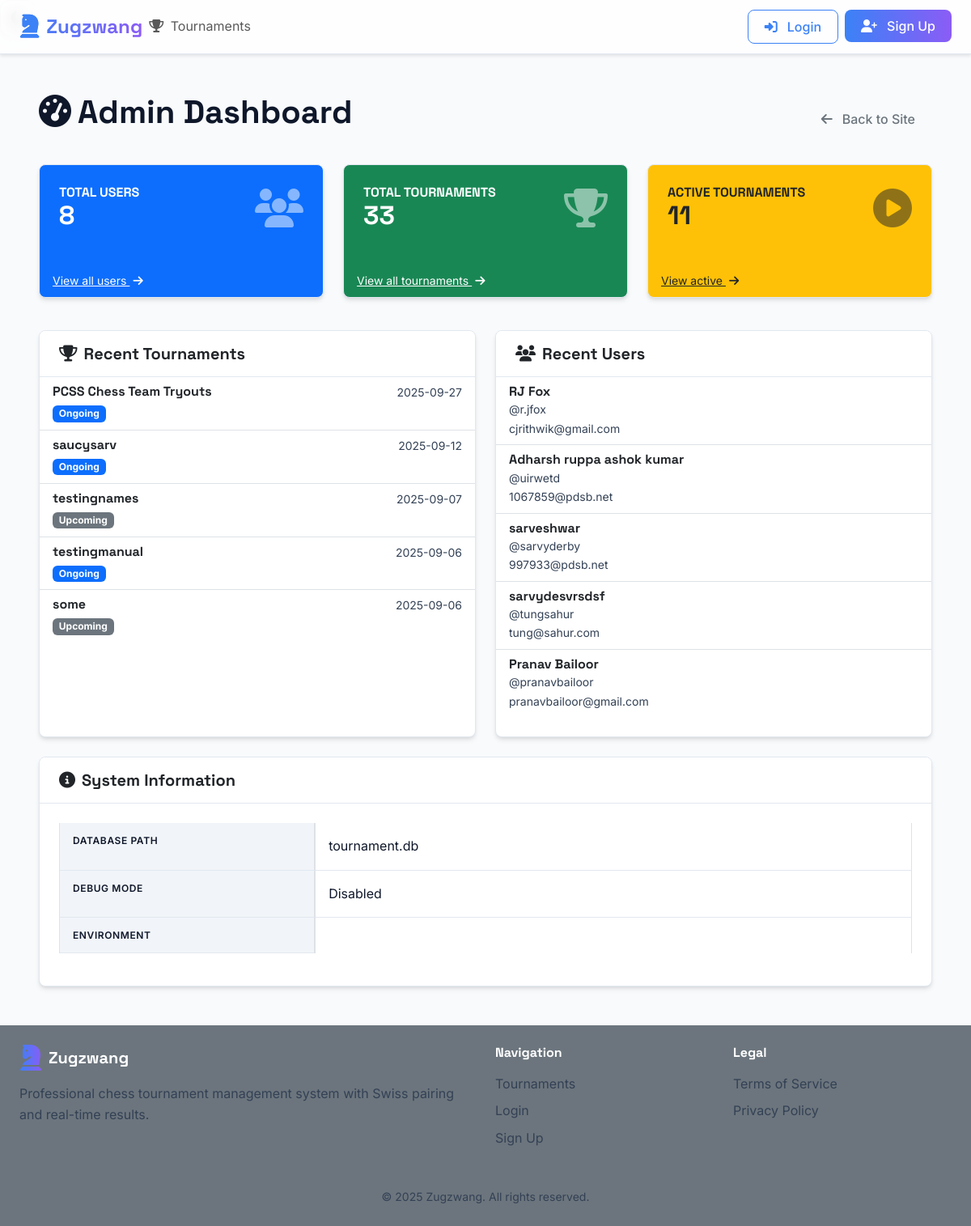
Screenshot of /admin/admin/dashboard with the database file from the repository.
### tables this page shows
CREATE TABLE tournaments (
            id INTEGER PRIMARY KEY AUTOINCREMENT,
            name TEXT NOT NULL,
            location TEXT,
            start_date TEXT NOT NULL,
            end_date TEXT NOT NULL,
            rounds INTEGER DEFAULT 5,
            time_control TEXT,
            status TEXT DEFAULT 'upcoming',
            created_at TEXT NOT NULL,
            creator_id INTEGER NOT NULL,
            description TEXT,
            prize_winners INTEGER DEFAULT 0
        , share_token TEXT, win_points REAL DEFAULT 1.0, draw_points REAL DEFAULT 0.5, loss_points REAL DEFAULT 0.0, bye_points REAL DEFAULT 1.0, comments TEXT DEFAULT '');

### admin_routes.py (the view)
@admin_bp.route('/admin/dashboard')
def dashboard():
    total_users = 0
    recent_users = []
    total_tournaments = 0
    active_tournaments = 0
    recent_tournaments = []
    try:
        current_app.logger.info("Fetching users data...")
        try:
            from sql import SQL
            db = SQL("sqlite:///users.db")
            print(db.execute("SELECT * FROM users"))
            result = db.execute("SELECT COUNT(*) as count FROM users")
            total_users = result[0]['count'] if result else 0
            current_app.logger.info(f"Found {total_users} total users")
            recent_users = db.execute('''
                SELECT id, username, name, emailAddress as email
                FROM users
                ORDER BY id DESC
                LIMIT 5
            ''')
            current_app.logger.info(f"Fetched {len(recent_users)} recent users")
        except Exception as e:
            current_app.logger.error(f"Error fetching users: {str(e)}")
            flash('Error loading user data', 'danger')
        current_app.logger.info("Fetching tournaments data...")
        try:
            from sql import SQL
            db = SQL("sqlite:///tournament.db")
            result = db.execute("SELECT COUNT(*) as count FROM tournaments")
            total_tournaments = result[0]['count'] if result else 0
            current_app.logger.info(f"Found {total_tournaments} total tournaments")
            result = db.execute("""
                SELECT COUNT(*) as count
                FROM tournaments
                WHERE status = 'ongoing' OR status = 'in_progress' OR status = 'In Progress'
            """)
            active_tournaments = result[0]['count'] if result else 0
            current_app.logger.info(f"Found {active_tournaments} active tournaments")
            recent_tournaments = db.execute("""
                SELECT id, name, created_at, status
                FROM tournaments
                ORDER BY created_at DESC
                LIMIT 5
            """)
            current_app.logger.info(f"Fetched {len(recent_tournaments)} recent tournaments")
        except Exception as e:
            current_app.logger.error(f"Error fetching tournaments: {str(e)}")
            flash('Error loading tournament data', 'danger')
    except Exception as e:
        current_app.logger.error(f"Error in dashboard: {str(e)}")
        flash('Error loading dashboard data', 'danger')
        return redirect(url_for('index'))
    return render_template('admin/dashboard.html',
                         total_users=total_users,
                         total_tournaments=total_tournaments,
                         active_tournaments=active_tournaments,
                         recent_tournaments=recent_tournaments,
                         recent_users=recent_users)

### admin_share_routes.py (called while the page is built)
@bp.app_context_processor
def inject_share_link_decorator():
    return dict(share_link_required=share_link_required)

### app.py (called while the page is built)
@app.context_processor
def inject_csrf_token():
    return {'csrf_token': generate_csrf}

@app.context_processor
def inject_routes():
    def has_route(route_name):
        return route_name in [str(rule.endpoint) for rule in app.url_map.iter_rules()]
    return dict(has_route=has_route)

### sql.py (called while the page is built)
def _enable_logging(f):
    import logging
    import functools
    import os
    @functools.wraps(f)
    def decorator(*args, **kwargs):
        try:
            import flask
        except ModuleNotFoundError:
            return f(*args, **kwargs)
        disabled = logging.getLogger("cs50").disabled
        if flask.current_app and os.getenv("FLASK_ENV") == "development":
            logging.getLogger("cs50").disabled = False
        try:
            return f(*args, **kwargs)
        finally:
            logging.getLogger("cs50").disabled = disabled
    return decorator

    def __del__(self):
        self._disconnect()

    def _disconnect(self):
        if hasattr(_data, self._name()):
            getattr(_data, self._name()).close()
            delattr(_data, self._name())

    def _name(self):
        return str(hash(self))

        def connect(dbapi_connection, connection_record):
            try:
                if isinstance(
                    dbapi_connection, sqlite3.Connection
                ):  # If back end is sqlite
                    cursor = dbapi_connection.cursor()
                    cursor.execute("PRAGMA foreign_keys=ON")
                    cursor.close()
            except:
                pass

### tournament_routes.py (called while the page is built)
@tournament_bp.teardown_app_request
def teardown_db(exception=None):
    db = g.pop('db', None)
    if db is not None:
        db.close()

### templates/admin/dashboard.html (shortened to what this page needs)
{% extends "base.html" %}
{% block content %}
<div class="container mt-4">
    <div class="d-flex justify-content-between align-items-center mb-4">
        <h1><i class="fas fa-tachometer-alt me-2"></i>Admin Dashboard</h1>
        <div>
            <a href="{{ url_for('index') }}" class="btn btn-outline-secondary">
                <i class="fas fa-arrow-left me-1"></i> Back to Site
            </a>
        </div>
    </div>
    <div class="row mb-4">
        <div class="col-md-4 mb-3">
            <div class="card bg-primary text-white h-100">
                <div class="card-body">
                    <div class="d-flex justify-content-between align-items-center">
                        <div>
                            <h6 class="text-uppercase mb-0">Total Users</h6>
                            <h2 class="mb-0">{{ total_users }}</h2>
                        </div>
                        <i class="fas fa-users fa-3x opacity-50"></i>
                    </div>
                </div>
                <div class="card-footer bg-transparent border-0 pt-0">
                    <a href="#" class="text-white small" data-bs-toggle="modal" data-bs-target="#allUsersModal">View all users <i class="fas fa-arrow-right ms-1"></i></a>
                </div>
            </div>
        </div>
        <div class="col-md-4 mb-3">
            <div class="card bg-success text-white h-100">
                <div class="card-body">
                    <div class="d-flex justify-content-between align-items-center">
                        <div>
                            <h6 class="text-uppercase mb-0">Total Tournaments</h6>
                            <h2 class="mb-0">{{ total_tournaments }}</h2>
                        </div>
                        <i class="fas fa-trophy fa-3x opacity-50"></i>
                    </div>
                </div>
                <div class="card-footer bg-transparent border-0 pt-0">
                    <a href="#" class="text-white small" data-bs-toggle="modal" data-bs-target="#allTournamentsModal">View all tournaments <i class="fas fa-arrow-right ms-1"></i></a>
                </div>
            </div>
        </div>
        <div class="col-md-4 mb-3">
            <div class="card bg-warning text-dark h-100">
                <div class="card-body">
                    <div class="d-flex justify-content-between align-items-center">
                        <div>
                            <h6 class="text-uppercase mb-0">Active Tournaments</h6>
                            <h2 class="mb-0">{{ active_tournaments }}</h2>
                        </div>
                        <i class="fas fa-play-circle fa-3x opacity-50"></i>
                    </div>
                </div>
                <div class="card-footer bg-transparent border-0 pt-0">
                    <a href="#" class="text-dark small" data-bs-toggle="modal" data-bs-target="#activeTournamentsModal">View active <i class="fas fa-arrow-right ms-1"></i></a>
                </div>
            </div>
        </div>
    </div>
    <div class="row">
        <div class="col-md-6 mb-4">
            <div class="card h-100">
                <div class="card-header bg-white d-flex justify-content-between align-items-center">
                    <h5 class="mb-0"><i class="fas fa-trophy me-2"></i>Recent Tournaments</h5>
                </div>
                <div class="card-body p-0">
                    {% if recent_tournaments %}
                        <div class="list-group list-group-flush">
                            {% for tournament in recent_tournaments %}
                            <a href="#" class="list-group-item list-group-item-action">
                                <div class="d-flex w-100 justify-content-between">
                                    <h6 class="mb-1">{{ tournament.name if tournament.name else 'Unnamed Tournament' }}</h6>
                                    <small class="text-muted">{{ tournament.created_at.split(' ')[0] if tournament.created_at else 'N/A' }}</small>
                                </div>
                                <div>
                                    <span class="badge bg-{{ 'success' if tournament.status == 'completed' else 'primary' if tournament.status in ['ongoing', 'in_progress'] else 'secondary' }}">
                                        {{ (tournament.status if tournament.status else 'upcoming')|replace('_', ' ')|title }}
                                    </span>
                                </div>
                            </a>
                            {% endfor %}
                        </div>
                    {% else %}
                        <div class="text-center p-4">
                            <p class="text-muted mb-0">No tournaments found.</p>
                        </div>
                    {% endif %}
                </div>
            </div>
        </div>
        <div class="col-md-6 mb-4">
            <div class="card h-100">
                <div class="card-header bg-white d-flex justify-content-between align-items-center">
                    <h5 class="mb-0"><i class="fas fa-users me-2"></i>Recent Users</h5>
                </div>
                <div class="card-body p-0">
                    {% if recent_users %}
                        <div class="list-group list-group-flush">
                            {% for user in recent_users %}
                            <div class="list-group-item">
                                <div class="d-flex w-100 justify-content-between align-items-center">
                                    <div>
                                        <h6 class="mb-0">{{ user.name if user.name else user.username if user.username else 'N/A' }}</h6>
                                        <small class="text-muted">@{{ user.username if user.username else 'N/A' }}</small>
                                        {% if user.email %}
                                        <div class="text-truncate text-muted small" style="max-width: 200px;" title="{{ user.email }}">
                                            {{ user.email }}
                                        </div>
                                        {% endif %}
                                    </div>
                                </div>
                            </div>
                            {% endfor %}
                        </div>
                    {% else %}
                        <div class="text-center p-4">
                            <p class="text-muted mb-0">No users found.</p>
                        </div>
                    {% endif %}
                </div>
            </div>
        </div>
    </div>
    <div class="card">
        <div class="card-header bg-white">
            <h5 class="mb-0"><i class="fas fa-info-circle me-2"></i>System Information</h5>
        </div>
        <div class="card-body">
            <div class="table-responsive">
                <table class="table table-bordered">
                    <tbody>
                        <tr>
                            <th width="30%">Database Path</th>
                            <td>{{ config['DATABASE'] }}</td>
                        </tr>
                        <tr>
                            <th>Debug Mode</th>
                            <td>{{ 'Enabled' if config['DEBUG'] else 'Disabled' }}</td>
                        </tr>
                        <tr>
                            <th>Environment</th>
                            <td>{{ config['ENV'] }}</td>
                        </tr>
                    </tbody>
                </table>
            </div>
        </div>
    </div>
</div>
</div>
{% endblock %}

### static/css/style.css (style rules this page uses)
body { min-height: 100vh; display: flex; flex-direction: column; }
.card { transition: transform 0.2s ease, box-shadow 0.2s ease; margin-bottom: 1.5rem; }
.btn { transition: all 0.2s ease-in-out; }
.table { --bs-table-bg: transparent; }

### static/css/modern.css (style rules this page uses)
:root { --primary: #0f172a; --secondary: #1e293b; --accent: #3b82f6; --accent-gradient: linear-gradient(90deg, #3b82f6 0%, #8b5cf6 100%); --accent-hover: #2563eb; --text-primary: #0f172a; --text-secondary: #334155; --success: #10b981; --warning: #f59e0b; --danger: #ef4444; --info: #3b82f6; --glass: rgba(255, 255, 255, 0.7); --glass-border: rgba(0, 0, 0, 0.1); --glass-hover: rgba(0, 0, 0, 0.05); --card-bg: #ffffff; --card-border: #e2e8f0; --bg-primary: #f8fafc; --bg-secondary: #f1f5f9; --input-bg: #ffffff; --input-border: #cbd5e1; --input-focus: #3b82f6; --nav-bg: rgba(255, 255, 255, 0.8); --nav-border: #e2e8f0; --table-bg: #ffffff; --table-header: #f1f5f9; --table-border: #e2e8f0; --table-hover: #f8fafc; --dropdown-bg: #ffffff; --dropdown-hover: #f8fafc; --modal-bg: #ffffff; --modal-border: #e2e8f0; --toast-bg: #ffffff; --toast-border: #e2e8f0; --shadow-sm: 0 1px 2px 0 rgba(0, 0, 0, 0.05); --shadow: 0 4px 6px -1px rgba(0, 0, 0, 0.1), 0 2px 4px -1px rgba(0, 0, 0, 0.06); --shadow-md: 0 10px 15px -3px rgba(0, 0, 0, 0.1), 0 4px 6px -2px rgba(0, 0, 0, 0.05); --shadow-lg: 0 20px 25px -5px rgba(0, 0, 0, 0.1), 0 10px 10px -5px rgba(0, 0, 0, 0.04); --radius-sm: 0.25rem; --radius: 0.5rem; --radius-lg: 1rem; --radius-full: 9999px; --transition: all 0.2s ease; }
body { font-family: 'Inter', sans-serif; color: var(--text-primary); background-color: var(--bg-primary); line-height: 1.6; -webkit-font-smoothing: antialiased; -moz-osx-font-smoothing: grayscale; }
h1, h2, h3, h4, h5, h6, .h1, .h2, .h3, .h4, .h5, .h6 { font-family: 'Space Grotesk', sans-serif; font-weight: 700; line-height: 1.2; margin-bottom: 1rem; }
h1, .h1 { font-size: 2.5rem; }
h2, .h2 { font-size: 2rem; }
h5, .h5 { font-size: 1.25rem; }
h6, .h6 { font-size: 1rem; }
.text-muted { color: var(--text-secondary) !important; }
.container { width: 100%; max-width: 1280px; margin-left: auto; margin-right: auto; padding-left: 1.5rem; padding-right: 1.5rem; }
.btn { display: inline-flex; align-items: center; justify-content: center; padding: 0.5rem 1.25rem; font-weight: 500; line-height: 1.5; text-align: center; text-decoration: none; white-space: nowrap; vertical-align: middle; cursor: pointer; user-select: none; border: 1px solid transparent; border-radius: var(--radius); transition: var(--transition); gap: 0.5rem; }
.card { background: var(--card-bg); border: 1px solid var(--card-border); border-radius: var(--radius); box-shadow: var(--shadow); transition: var(--transition); overflow: hidden; }
.card-header { background: var(--glass); border-bottom: 1px solid var(--card-border); padding: 1rem 1.5rem; }
.card-body { padding: 1.5rem; }
.table { --bs-table-bg: var(--table-bg); --bs-table-color: var(--text-primary); --bs-table-hover-bg: var(--table-hover); --bs-table-hover-color: var(--text-primary); margin-bottom: 1rem; width: 100%; border-collapse: separate; border-spacing: 0; }
.table th { background-color: var(--table-header); font-weight: 600; text-transform: uppercase; font-size: 0.75rem; letter-spacing: 0.05em; padding: 0.75rem 1rem; border-bottom: 1px solid var(--table-border); }
.table td { padding: 1rem; border-bottom: 1px solid var(--table-border); vertical-align: middle; }
.table tbody tr:last-child td { border-bottom: none; }

### rows the page displays
tournaments: name "PCSS Chess Team Tryouts", created_at "2025-09-27", status "Ongoing"
tournaments: name "saucysarv", created_at "2025-09-12", status "Ongoing"
tournaments: name "testingnames", created_at "2025-09-07", status "Upcoming"
tournaments: name "testingmanual", created_at "2025-09-06", status "Ongoing"
tournaments: name "some", created_at "2025-09-06", status "Upcoming"

### other values shown
{{ total_users }} "8"
{{ total_tournaments }} "33"
{{ active_tournaments }} "11"
{{ user.name if user.name else user.username if user.username else 'N/A' }} "RJ Fox" "Adharsh ruppa ashok kumar" "sarveshwar" "sarvydesvrsdsf" "Pranav Bailoor"
{{ user.username if user.username else 'N/A' }} "r.jfox" "uirwetd" "sarvyderby" "tungsahur" "pranavbailoor"
{{ user.email }} "cjrithwik@gmail.com" "1067859@pdsb.net" "997933@pdsb.net" "tung@sahur.com" "pranavbailoor@gmail.com"
{{ config['DATABASE'] }} "tournament.db"
{{ 'Enabled' if config['DEBUG'] else 'Disabled' }} "Disabled"
